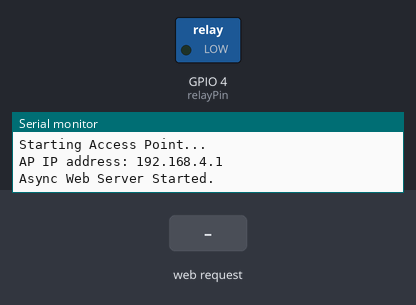
The sketch below on a simulated ESP32. Parts: switched loads named in the sketch (green lamp = pin HIGH), the last lines printed to the serial monitor. The inputs (shaded band) are chosen by the test bench.

Above: at 1.2 s.
1.3 s: HTTP request GET /on received
At 2.2 s:
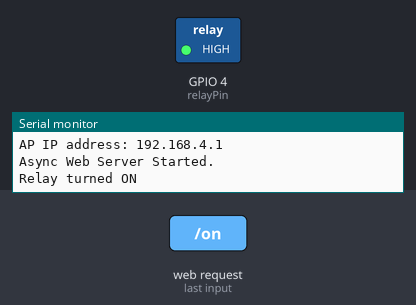
2.8 s: HTTP request GET /off received
At 3.3 s:
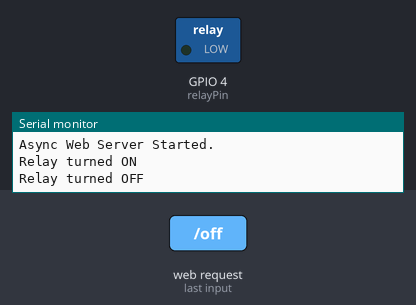
Timing chart, 0 to 5.8 s (numbered marks = the images above; inputs shaded):
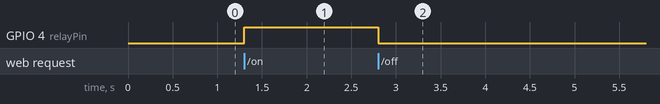

The sketch:

smartlight_webserver.ino
```cpp
/*
 * ESP32 Access Point - Web Controlled Relay
 * Using ESPAsyncWebServer on Pin 4
 */

#include <WiFi.h>
#include <ESPAsyncWebServer.h>

// 1. Define your Access Point Credentials
const char* ssid = "ESP32_Smart_Light";
const char* password = "12345678";

// 2. Define the Relay Pin and State
const int relayPin = 4;
String relayState = "OFF";

// 3. Initialize the Async Web Server on port 80
AsyncWebServer server(80);

// 4. Function to generate the HTML page dynamically
String getHTML(String status) {
  String html = "<!DOCTYPE html><html>";
  html += "<head><meta name=\"viewport\" content=\"width=device-width, initial-scale=1\">";
  html += "<style>";
  html += "body { font-family: Arial, sans-serif; text-align: center; margin-top: 50px; background-color: #f4f4f9; }";
  html += "h1 { color: #333; }";
  html += "p { font-size: 20px; color: #555; }";
  html += ".btn { padding: 15px 40px; font-size: 22px; text-decoration: none; border-radius: 8px; color: white; margin: 10px; display: inline-block; font-weight: bold; }";
  html += ".on { background-color: #28a745; box-shadow: 0 4px #1e7e34; }";
  html += ".off { background-color: #dc3545; box-shadow: 0 4px #a71d2a; }";
  html += ".on:active { background-color: #1e7e34; transform: translateY(2px); }";
  html += ".off:active { background-color: #a71d2a; transform: translateY(2px); }";
  html += "</style></head>";

  html += "<body>";
  html += "<h1>ESP32 Smart Light</h1>";
  html += "<p>Light Status: <b>" + status + "</b></p>";

  // Create the ON and OFF buttons
  html += "<a href=\"/on\" class=\"btn on\">Turn ON</a>";
  html += "<a href=\"/off\" class=\"btn off\">Turn OFF</a>";

  html += "</body></html>";
  return html;
}

void setup() {
  Serial.begin(115200);

  // Set the relay pin as an output and turn it OFF initially
  pinMode(relayPin, OUTPUT);
  digitalWrite(relayPin, LOW);

  // Start the ESP32 as an Access Point
  Serial.println("Starting Access Point...");
  WiFi.softAP(ssid, password);

  IPAddress IP = WiFi.softAPIP();
  Serial.print("AP IP address: ");
  Serial.println(IP);

  // Define the Web Routing
  server.on("/", HTTP_GET, [](AsyncWebServerRequest *request){
    request->send(200, "text/html", getHTML(relayState));
  });

  server.on("/on", HTTP_GET, [](AsyncWebServerRequest *request){
    digitalWrite(relayPin, HIGH); // Turn relay ON
    relayState = "ON";
    request->send(200, "text/html", getHTML(relayState));
    Serial.println("Relay turned ON");
  });

  server.on("/off", HTTP_GET, [](AsyncWebServerRequest *request){
    digitalWrite(relayPin, LOW); // Turn relay OFF
    relayState = "OFF";
    request->send(200, "text/html", getHTML(relayState));
    Serial.println("Relay turned OFF");
  });

  // Start the server
  server.begin();
  Serial.println("Async Web Server Started.");
}

void loop() {
  // Loop remains completely empty!
}
```

Measured:
- after the input at 1.3 s, GPIO 4 (relayPin): LOW → HIGH at once
- after the input at 2.8 s, GPIO 4 (relayPin): HIGH → LOW at once
